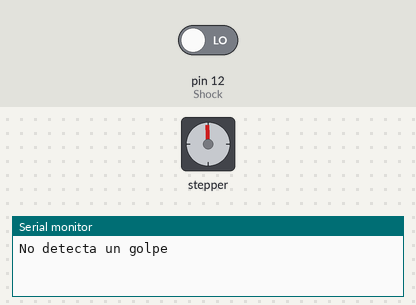
This sketch was run on a simulated Arduino Uno, built with avr-gcc and run on an emulated ATmega328P. Shown: stepper motor, the last lines printed to the serial monitor. The inputs (shaded band) are chosen by the test bench; at power-on: pin 12 (Shock) LOW. Stepper angles assume 2048 steps per turn.

Above: at 0.15 s.
At 12.9 s:
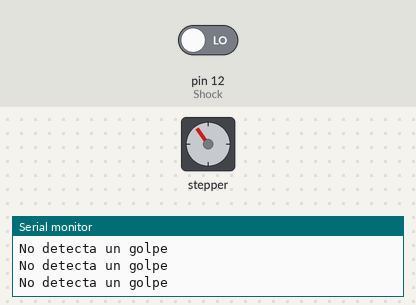
13.0 s: pin 12 (Shock) driven HIGH
At 18.25 s:
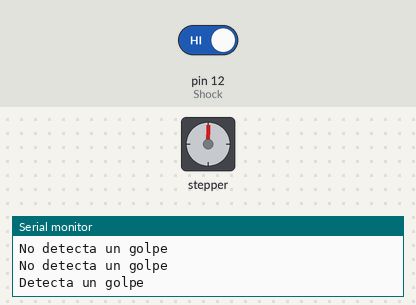
Timing chart, 0 to 30.9 s (numbered marks = the images above; inputs shaded):
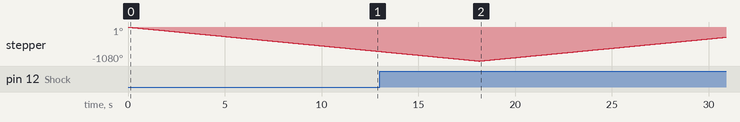

The sketch:

Knock_Sensor_Module_-_Stepper_Motor.ino
```cpp
#include <Stepper.h>

int Shock = 12;
int val;
double stepsPerRevolution = 2048;
Stepper myStepper(stepsPerRevolution, 18, 5, 17, 16);  // Pin inversion to make the library work

void setup() {
  pinMode (Shock, INPUT);
  myStepper.setSpeed(10);
  Serial.begin(9600);
}

void loop(){
  val = digitalRead (Shock);
  if (val == HIGH) {
  Serial.println("Detecta un golpe");
  myStepper.step(stepsPerRevolution);
  }else{
  Serial.println("No detecta un golpe");
  myStepper.step(-stepsPerRevolution);
  }
}
```
